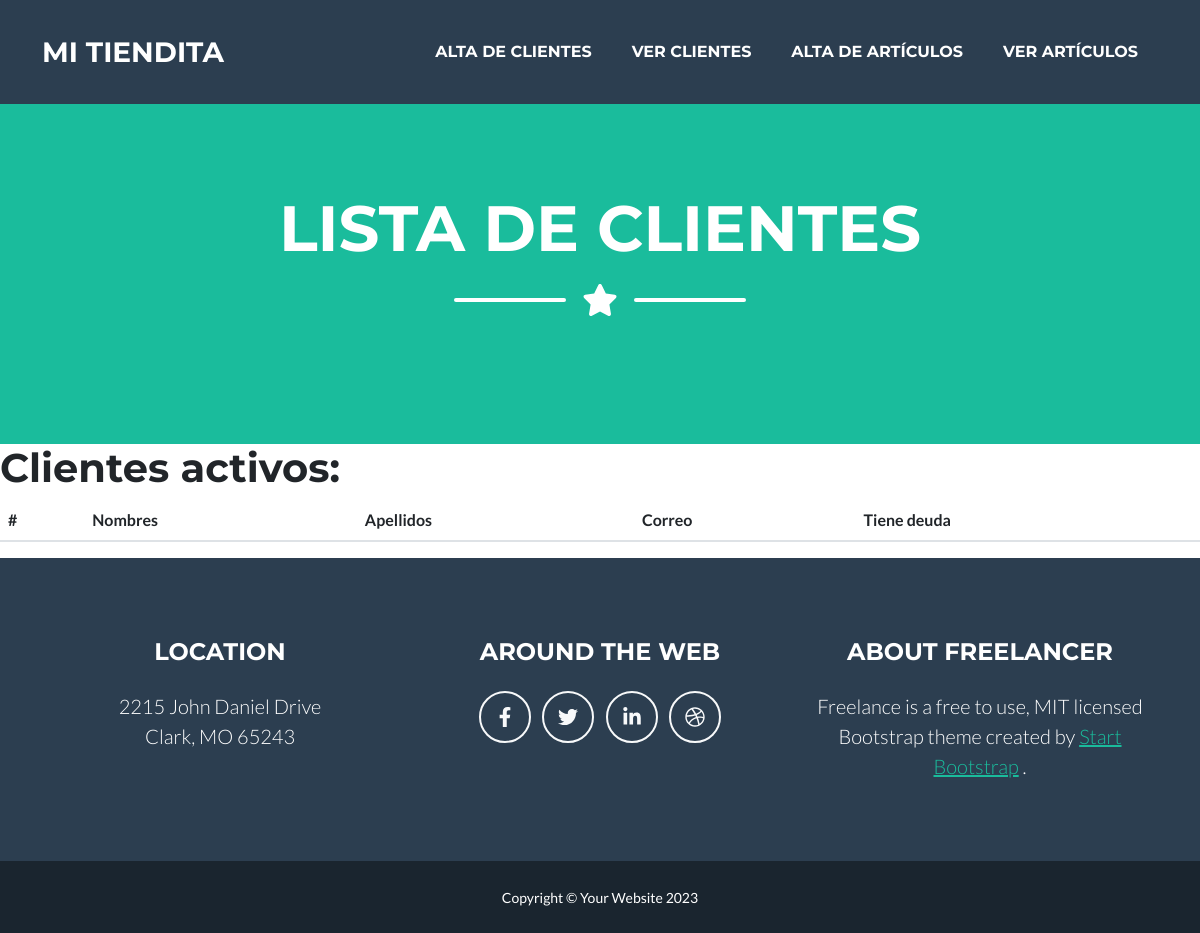
/AppCoder/clientes/, run on an earlier commit of the app's database.
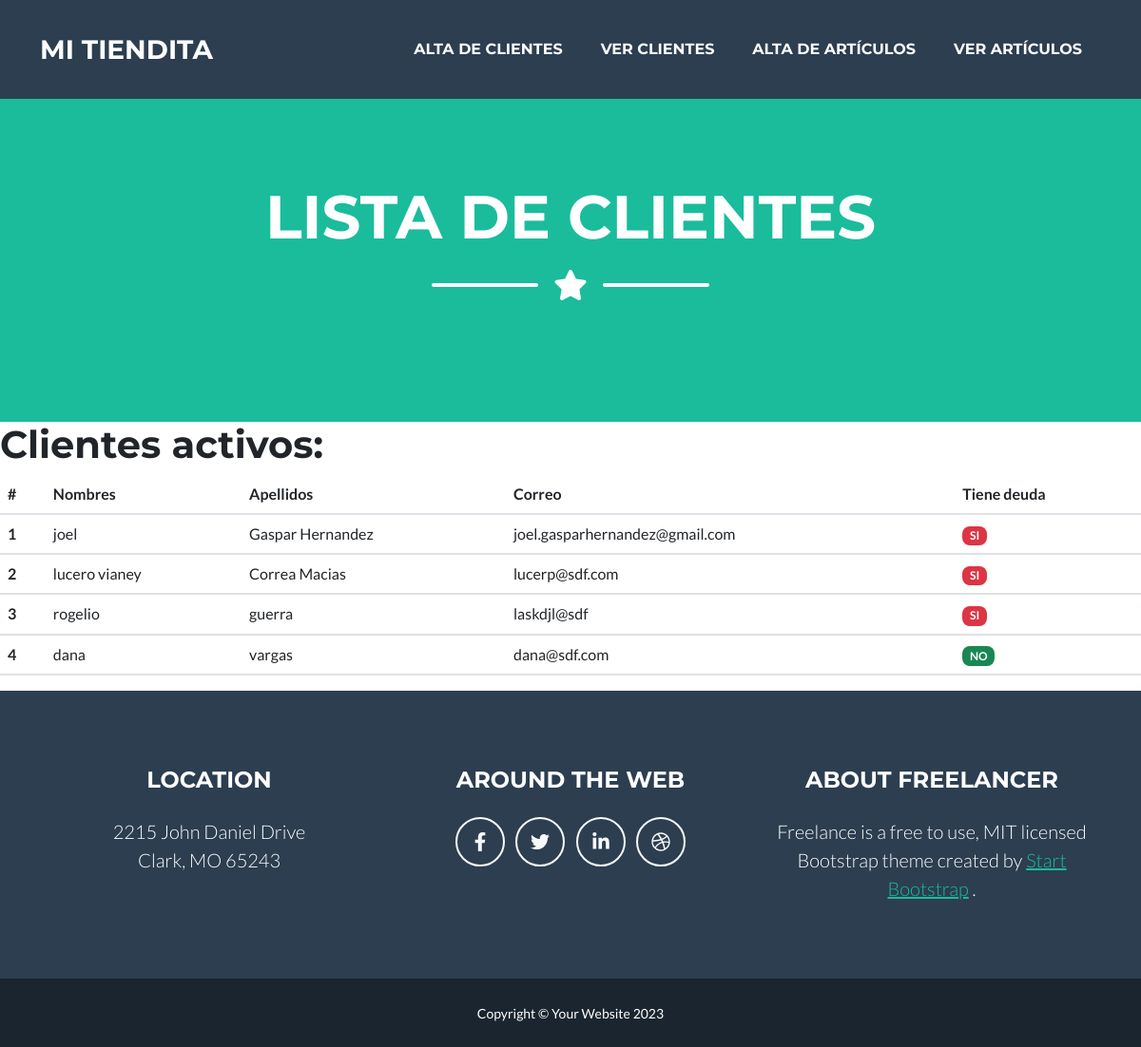
And on a later commit of the database.
### AppCoder/models.py (models this page shows, shortened)
class Clientes(models.Model):
    nombreCliente = models.CharField(max_length=50)
    apellidosCliente = models.CharField(max_length=50)
    correoCliente = models.CharField(max_length=50)
    adeuda=  models.BooleanField()

### AppCoder/views.py (the view)
# urls.py: path('clientes/', clientes, name="clientes"),
def clientes(request):
        est = Clientes.objects.all()
        return render(request, "AppCoder/clientes.html", {"misclientes":est})

### AppCoder/templates/AppCoder/clientes.html
{%extends "AppCoder/padre.html"%}
{% load static%}
{%block titulo%} Lista de Clientes
{%endblock%}
{%block contenido_que_cambia%}
<h1>Clientes activos:</h1>
<table class="table table-hover">
  <thead>
    <tr>
      <th scope="col">#</th>
      <th scope="col">Nombres</th>
      <th scope="col">Apellidos</th>
      <th scope="col">Correo</th>
      <th scope="col">Tiene deuda</th>
    </tr>
  </thead>
  <tbody>
    {% for est in misclientes %}
    <tr>
      <th >{{est.id}}</th>
      <td>{{est.nombreCliente}}</td>
      <td>{{est.apellidosCliente }}</td>
      <td>{{est.correoCliente }}</td>
        {%if est.adeuda == True%}
      <td><span class="badge bg-success">NO</span></td>
    {%else%}
    <td><span class="badge bg-danger">SI</span></td>
    {%endif%}
    </tr>
    {% endfor %}
  </tbody>
</table>
{% endblock %}

What changed in the data, as far as the page shows it:
added Clientes: id "1", nombreCliente "joel", apellidosCliente "Gaspar Hernandez", correoCliente "joel.gasparhernandez@gmail.com", adeuda "SI"
added Clientes: id "2", nombreCliente "lucero vianey", apellidosCliente "Correa Macias", correoCliente "lucerp@sdf.com", adeuda "SI"
added Clientes: id "3", nombreCliente "rogelio", apellidosCliente "guerra", correoCliente "laskdjl@sdf", adeuda "SI"
added Clientes: id "4", nombreCliente "dana", apellidosCliente "vargas", correoCliente "dana@sdf.com", adeuda "NO"
